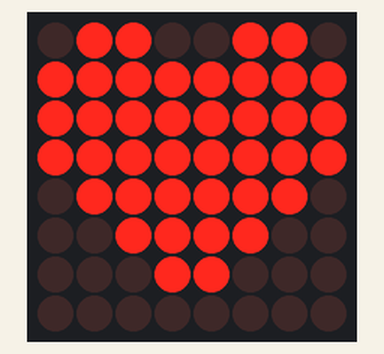
Recording of a sketch running on a simulated Arduino Uno, built with avr-gcc and run on an emulated ATmega328P. On the bench: 8×8 LED matrix. Wiring (inferred from the names in the program): MAX7219 LED driver (orientation assumed): data pin 6; clock pin 8; CS pin 7.

Above: at 0.4 s.

Measured:
- what the display in image 0 shows lasts 0.6 s, from 0.3 s to 0.9 s

The sketch:

test_dotmatrix.ino
```cpp
int ANIMDELAY = 100;  // animation delay, deafault value is 100
int INTENSITYMIN = 0; // minimum brightness, valid range [0,15]
int INTENSITYMAX = 8; // maximum brightness, valid range [0,15]

int DIN_PIN = 6;      // data in pin
int CS_PIN = 7;       // load (CS) pin
int CLK_PIN = 8;      // clock pin

// MAX7219 registers
byte MAXREG_DECODEMODE = 0x09;
byte MAXREG_INTENSITY  = 0x0a;
byte MAXREG_SCANLIMIT  = 0x0b;
byte MAXREG_SHUTDOWN   = 0x0c;
byte MAXREG_DISPTEST   = 0x0f;

const unsigned char heart[] =
{
  B01100110,
  B11111111,
  B11111111,
  B11111111,
  B01111110,
  B00111100,
  B00011000,
  B00000000
};

 const unsigned char clean[] =
{
  B00000000,
  B00000000,
  B00000000,
  B00000000,
  B00000000,
  B00000000,
  B00000000,
  B00000000
};


void setup ()
{
  pinMode(DIN_PIN, OUTPUT);
  pinMode(CLK_PIN, OUTPUT);
  pinMode(CS_PIN, OUTPUT);

  // initialization of the MAX7219
  setRegistry(MAXREG_SCANLIMIT, 0x07);
  setRegistry(MAXREG_DECODEMODE, 0x00);  // using an led matrix (not digits)
  setRegistry(MAXREG_SHUTDOWN, 0x01);    // not in shutdown mode
  setRegistry(MAXREG_DISPTEST, 0x00);    // no display test
  setRegistry(MAXREG_INTENSITY, 0x0f & INTENSITYMIN);


}


void loop ()
{


  // draw hearth
  setRegistry(1, heart[0]);
  setRegistry(2, heart[1]);
  setRegistry(3, heart[2]);
  setRegistry(4, heart[3]);
  setRegistry(5, heart[4]);
  setRegistry(6, heart[5]);
  setRegistry(7, heart[6]);
  setRegistry(8, heart[7]);


  // second beat
  setRegistry(MAXREG_INTENSITY, 0x0f & INTENSITYMAX);
  delay(ANIMDELAY);

  // switch off
  setRegistry(MAXREG_INTENSITY, 0x0f & INTENSITYMIN);
  delay(ANIMDELAY);

  // second beat
  setRegistry(MAXREG_INTENSITY, 0x0f & INTENSITYMAX);
  delay(ANIMDELAY);

  // switch off
  setRegistry(MAXREG_INTENSITY, 0x0f & INTENSITYMIN);
  delay(ANIMDELAY*6);


 // draw hearth
  setRegistry(1, clean[0]);
  setRegistry(2, clean[1]);
  setRegistry(3, clean[2]);
  setRegistry(4, clean[3]);
  setRegistry(5, clean[4]);
  setRegistry(6, clean[5]);
  setRegistry(7, clean[6]);
  setRegistry(8, clean[7]);

 // draw hearth
  setRegistry(1, clean[0]);
  setRegistry(2, clean[1]);
  setRegistry(3, clean[2]);
  setRegistry(4, clean[3]);
  setRegistry(5, clean[4]);
  setRegistry(6, clean[5]);
  setRegistry(7, clean[6]);
  setRegistry(8, clean[7]);
  delay(ANIMDELAY*12);
}


void setRegistry(byte reg, byte value)
{
  digitalWrite(CS_PIN, LOW);

  putByte(reg);   // specify register
  putByte(value); // send data

  digitalWrite(CS_PIN, LOW);
  digitalWrite(CS_PIN, HIGH);
}

void putByte(byte data)
{
  byte i = 8;
  byte mask;
  while (i > 0)
  {
    mask = 0x01 << (i - 1);        // get bitmask
    digitalWrite( CLK_PIN, LOW);   // tick
    if (data & mask)               // choose bit
      digitalWrite(DIN_PIN, HIGH); // send 1
    else
      digitalWrite(DIN_PIN, LOW);  // send 0
    digitalWrite(CLK_PIN, HIGH);   // tock
    --i;                           // move to lesser bit
  }
}
```
